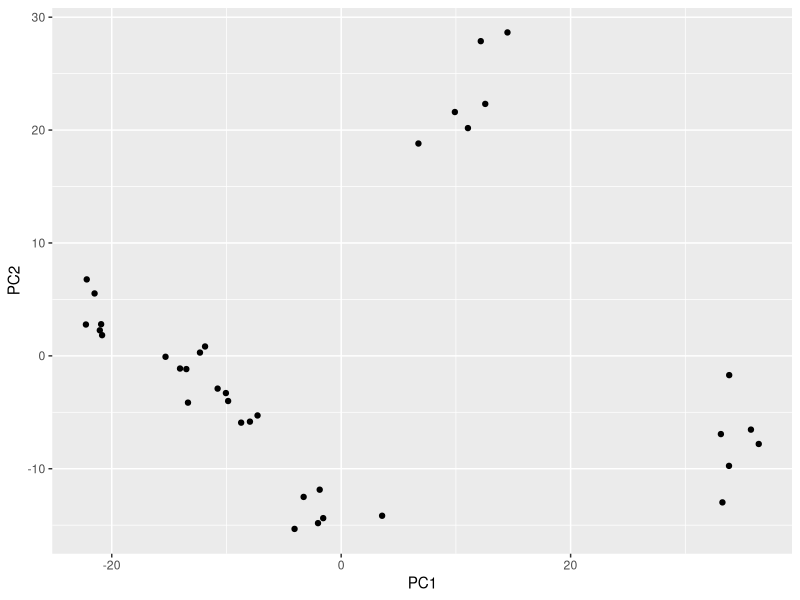
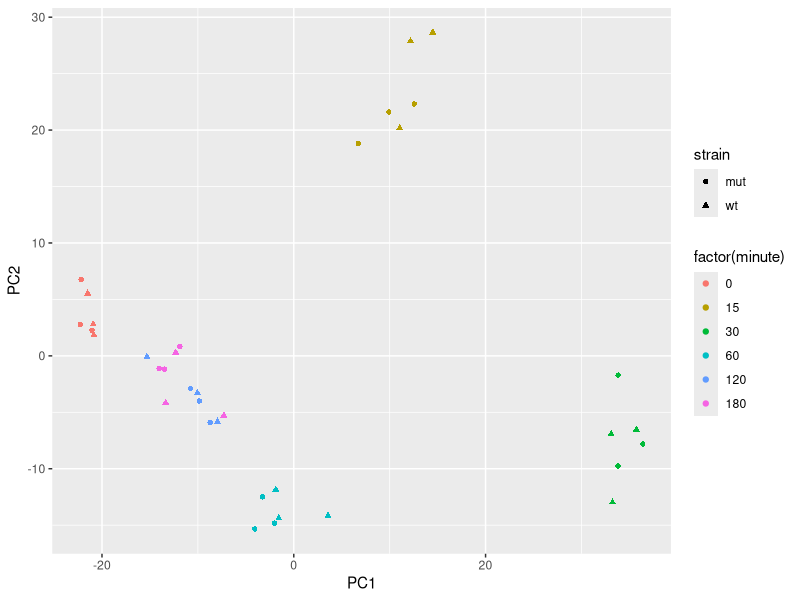
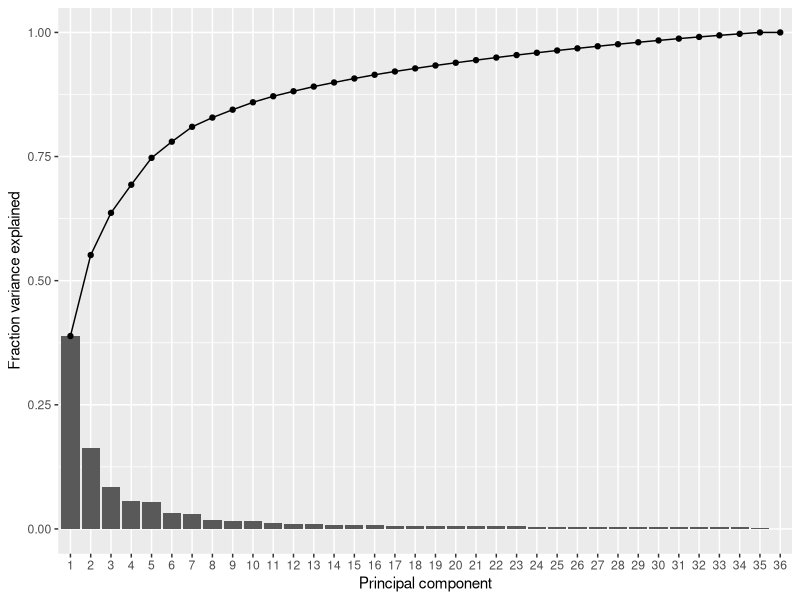
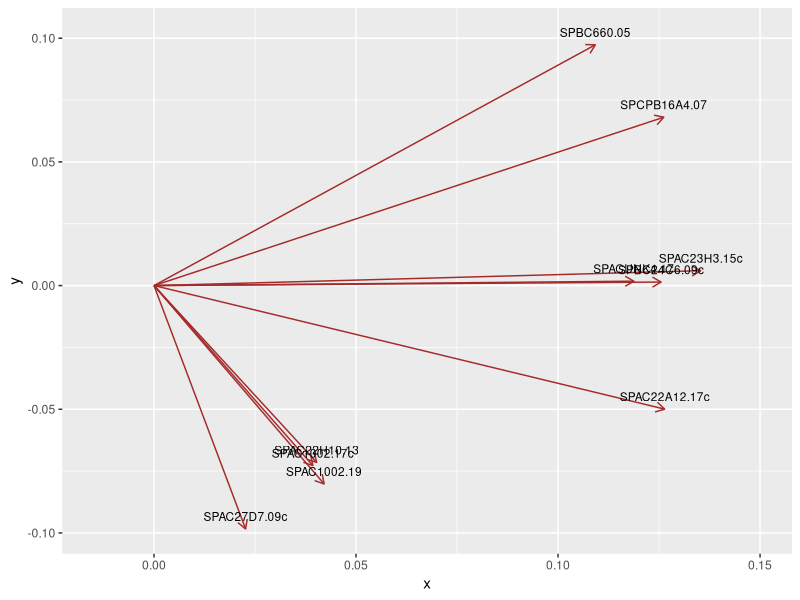
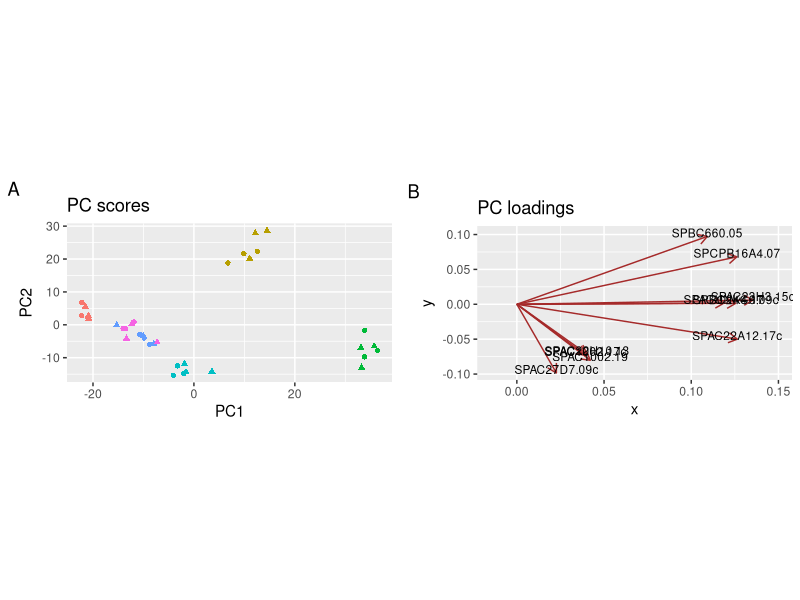
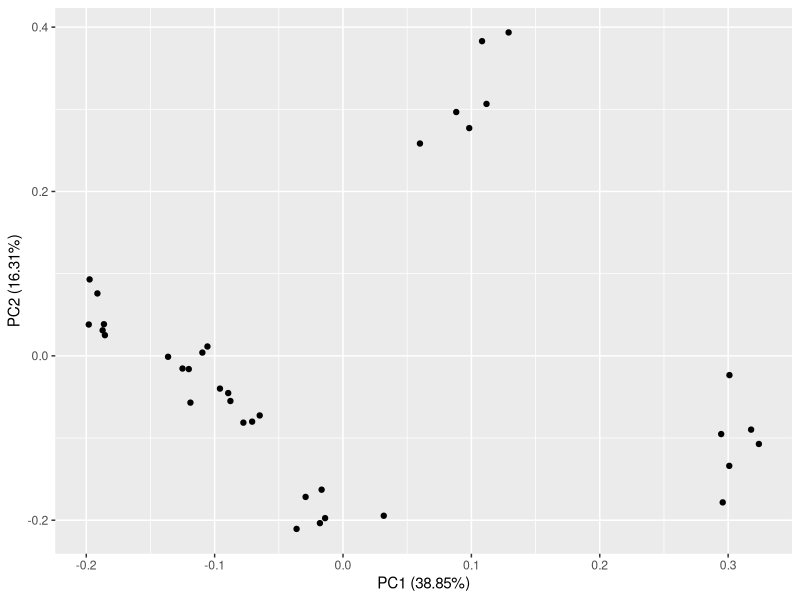
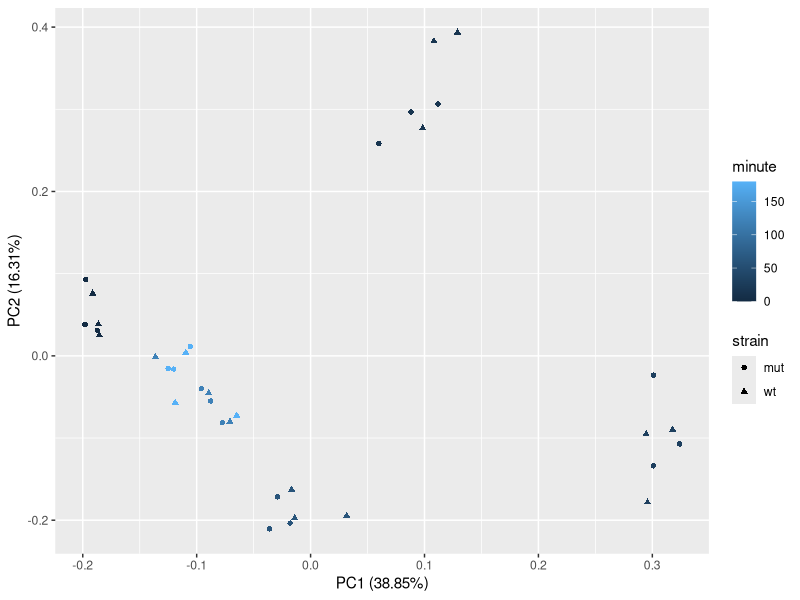

The R source for these figures, in order:
## ---- chunk 1
knitr::opts_chunk$set(echo = TRUE, rows.print = 10)
## ---- chunk 2
##### setup ####

# load packages
library(tidyverse)

# read the data
trans_cts <- read_csv("./data/counts_transformed.csv")
sample_info <- read_csv("./data/sample_info.csv")
## ---- chunk 3
# Create a matrix from our table of counts
pca_matrix <- trans_cts %>% 
  # exclude the gene column
  select(-gene) %>% 
  # coerce to a matrix
  as.matrix()

# Assign row names to the matrix
rownames(pca_matrix) <- trans_cts$gene

# Transpose the matrix so that rows = samples and columns = variables
pca_matrix <- t(pca_matrix)

# Perform the PCA
sample_pca <- prcomp(pca_matrix)
## ---- chunk 4
# Look at the first 10 rows and first 5 columns of the matrix
pca_matrix[1:10, 1:5]
## ---- chunk 5
# Convert matrix to tibble
as_tibble(pca_matrix)
## ---- chunk 6
# Convert matrix to tibble - add colnames to a new column called "gene"
as_tibble(pca_matrix, rownames = "sample")
## ---- chunk 7
# The PC scores are stored in the "x" value of the prcomp object, which is a matrix
pc_scores <- sample_pca$x 

# Make PCA plot
pc_scores %>% 
  # convert it to a tibble retaining the sample names as a new column
  as_tibble(rownames = "sample") %>% 
  # create the plot
  ggplot(aes(x = PC1, y = PC2)) +
  geom_point()
## ---- chunk 8
# The PC scores are stored in the "x" value of the prcomp object, which is a matrix
pca_plot <- sample_pca$x %>% 
  # convert it to a tibble retaining the sample names as a new column
  as_tibble(rownames = "sample") %>% 
  # join with "sample_info" table 
  full_join(sample_info, by = "sample") %>% 
  # create the plot
  ggplot(aes(x = PC1, y = PC2, colour = factor(minute), shape = strain)) +
  geom_point()
pca_plot
## ---- chunk 9
library(broom)

# PC variances (eigen values)
tidy(sample_pca, matrix = "pcs")
## ---- chunk 10
tidy(sample_pca, matrix = "pcs") %>% 
  ggplot(aes(x = factor(PC))) +
  geom_col(aes(y = percent)) +
  geom_line(aes(y = cumulative, group = 1)) + 
  geom_point(aes(y = cumulative)) +
  labs(x = "Principal component", y = "Fraction variance explained")
## ---- chunk 11
# extract values
sample_pca$rotation %>% 
  # convert to a tibble
  as_tibble(rownames = "gene")
## ---- chunk 12
# variable loadings (eigen vectors) for genes that were used as variables in PCA
tidy(sample_pca, matrix = "variables")
## ---- chunk 13
top_genes <- sample_pca %>% 
  # extract variable (gene) loadings
  tidy(matrix = "variables") %>%  
  # retain only PC1 and PC2
  filter(PC %in% c(1, 2)) %>%
  # for each PC
  group_by(PC) %>%
  # sort descending value
  arrange(desc(abs(value))) %>%
  # take top 5 rows of each PC group
  slice(1:5) %>%
  # extract the column (gene name) from the table
  pull(column) %>%
  # retain unique gene names only
  unique()

top_genes
## ---- chunk 14
gene_loadings <- sample_pca$rotation %>% 
  as_tibble(rownames = "gene") %>% 
  filter(gene %in% top_genes)
## ---- chunk 15
loadings_plot <- ggplot(gene_loadings) +
  geom_segment(aes(x = 0, y = 0, xend = PC1, yend = PC2), 
               arrow = arrow(length = unit(0.1, "in")),
               colour = "brown") +
  geom_text(data = gene_loadings, 
            aes(x = PC1, y = PC2, label = gene),
            nudge_y = 0.005, size = 3) +
  scale_x_continuous(expand = c(0.02, 0.02))

loadings_plot
## ---- chunk 16
# note that cowplot changes the default ggplot2 theme to a cleaner look
library(cowplot)

# Adjust some aspects of each plot
pca_plot <- pca_plot + 
  coord_fixed(ratio = 0.4) + 
  labs(tag = "A", title = "PC scores") + 
  theme(legend.position = "none")

loadings_plot <- loadings_plot + 
  coord_fixed(ratio = 0.4) + 
  labs(tag = "B", title = "PC loadings")

# Put them together
plot_grid(pca_plot, loadings_plot, ncol = 2, align = "h")
## ---- chunk 17
library(ggfortify)
autoplot(sample_pca)
## ---- chunk 18
autoplot(sample_pca, data = sample_info, colour = "minute", shape = "strain")
